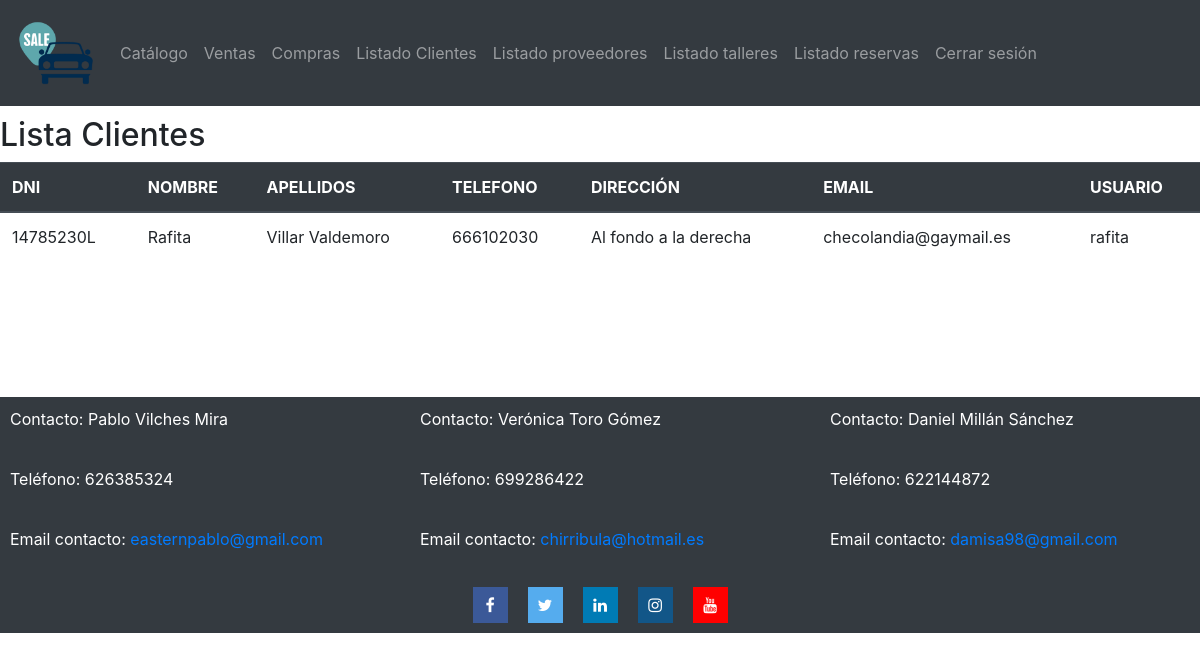
Page /concesionario/listar/clientes/ (signed in) on the committed database.
### catalogo/models.py (models this page shows, shortened)
class Cliente(models.Model):
    cliente_id =  models.AutoField(primary_key=True)
    dni = models.CharField(max_length=9)
    nombre = models.CharField(max_length=50)
    apellidos = models.CharField(max_length=50)
    telefono = models.CharField(max_length=9)
    direccion = models.CharField(max_length=100)
    email = models.EmailField(max_length=50)
    usuario = models.ForeignKey(User, on_delete=models.CASCADE, null=True)

### catalogo/views.py (the view)
# urls.py: path("listar/clientes/", views.listar_clientes, name="Listado clientes - Concesionario"),
@login_required(login_url="/concesionario/login")
def listar_clientes(request):
    clientes = Cliente.objects.all()
    return render(request, "listar_clientes.html",{"clientes":clientes})

### catalogo/templates/listar_clientes.html (shortened to what this page needs)
{% extends "base.html" %}
{% block content %}
<h2>Lista Clientes</h2>
<table class="table">
    <thead class="thead-dark">
      <tr>
        <th>DNI</th>
        <th>NOMBRE</th>
        <th>APELLIDOS</th>
        <th>TELEFONO</th>
        <th>DIRECCIÓN</th>
        <th>EMAIL</th>
        <th>USUARIO</th>
      </tr>
    </thead>
    <tbody>
        {% for cliente in clientes %}
        <tr>
            <td>{{cliente.dni}}</td>
            <td>{{cliente.nombre}}</td>
            <td>{{cliente.apellidos}}</td>
            <td>{{cliente.telefono}}</td>
            <td>{{cliente.direccion}}</td>
            <td>{{cliente.email}}</td>
            <td>{{cliente.usuario}}</td>
        </tr>
        {% endfor %}
    </tbody>
</table>
{% endblock %}

### rows in the picture
Cliente: dni "14785230L", nombre "Rafita", apellidos "Villar Valdemoro", telefono "666102030", direccion "Al fondo a la derecha", email "checolandia@gaymail.es", usuario "rafita"
